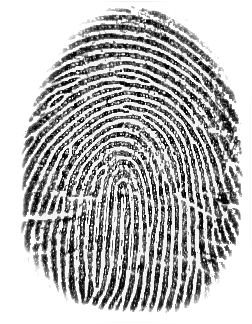
#> input picture Data/Magda1.bmp, 252 x 324 px
$ python main.py   (older library calls are emulated)
#> lines starting #> are read from the running program, lines starting #| are printed output that depends on the picture
import cv2
import numpy as np
import os
import fingerprint_enhancer
from skimage.morphology import skeletonize
from skimage.util import invert

img1 = cv2.imread("Data/Magda1.bmp", cv2.IMREAD_GRAYSCALE)
#> img1 is the input picture: shape (324, 252); min 0, max 255, mean 184.5


# [7 lines of commented-out code are left out]

def removedot(invertThin):
    temp0 = np.array(invertThin[:])
    temp0 = np.array(temp0)
    temp1 = temp0 / 255
    temp2 = np.array(temp1)
    temp3 = np.array(temp2)

    enhanced_img = np.array(temp0)
    filter0 = np.zeros((10, 10))
    W, H = temp0.shape[:2]
    filtersize = 6

    for i in range(W - filtersize):
        for j in range(H - filtersize):
            filter0 = temp1[i:i + filtersize, j:j + filtersize]

            flag = 0
            if sum(filter0[:, 0]) == 0:
                flag += 1
            if sum(filter0[:, filtersize - 1]) == 0:
                flag += 1
            if sum(filter0[0, :]) == 0:
                flag += 1
            if sum(filter0[filtersize - 1, :]) == 0:
                flag += 1
            if flag > 3:
                temp2[i:i + filtersize, j:j + filtersize] = np.zeros((filtersize, filtersize))

    return temp2


def get_descriptors(img):
    clahe = cv2.createCLAHE(clipLimit=2.0, tileGridSize=(8, 8))
    img = clahe.apply(img)
    img = fingerprint_enhancer.enhance_Fingerprint(img)
    img = np.array(img, dtype=np.uint8)
    # Threshold
    ret, img = cv2.threshold(img, 127, 255, cv2.THRESH_BINARY_INV | cv2.THRESH_OTSU)
    # Normalize to 0 and 1 range
    img[img == 255] = 1

    # Thinning
    skeleton = skeletonize(img)
    skeleton = np.array(skeleton, dtype=np.uint8)
    skeleton = removedot(skeleton)
    # Harris corners
    harris_corners = cv2.cornerHarris(img, 3, 3, 0.04)
    harris_normalized = cv2.normalize(harris_corners, 0, 255, norm_type=cv2.NORM_MINMAX, dtype=cv2.CV_32FC1)
    threshold_harris = 125
    # Extract keypoints
    keypoints = []
    for x in range(0, harris_normalized.shape[0]):
        for y in range(0, harris_normalized.shape[1]):
            if harris_normalized[x][y] > threshold_harris:
                keypoints.append(cv2.KeyPoint(y, x, 1))
    # Define descriptor
    orb = cv2.ORB_create()
    # Compute descriptors
    _, des = orb.compute(img, keypoints)
    return (keypoints, des);


for file in [file for file in os.listdir("Data")]:
    img2 = cv2.imread("Data/" + file, cv2.IMREAD_GRAYSCALE)
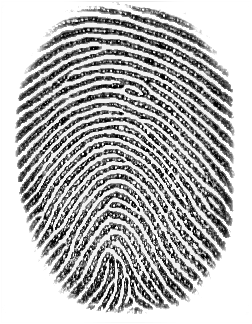
#> input picture Data/01010101010_0.bmp, 252 x 324 px
#> img2 is the input picture: shape (324, 252); min 0, max 255, mean 182.4
    # fingerprint_database_image = fingerprint_enhancer.enhance_Fingerprint(fingerprint_database_image)
    # fingerprint_database_image[fingerprint_database_image >= 255] = 1
    # fingerprint_database_image = skeletonize(fingerprint_database_image)
    # fingerprint_database_image = np.asarray(invert(fingerprint_database_image), dtype=np.uint8)
    # fingerprint_database_image[fingerprint_database_image >= 1] = 255

    sift = cv2.SIFT_create()

    keypoints_1, descriptors_1 = get_descriptors(img1)
#> in get_descriptors, `img = clahe.apply(img)`:
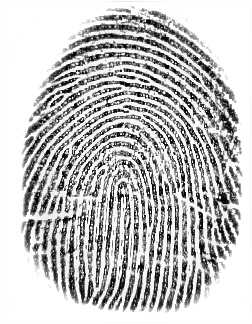
#> img: shape (324, 252); min 1, max 255, mean 192.1
#> (the run stopped early here; a loop or call above may not have finished)
